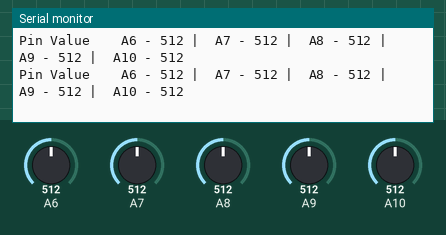
This sketch was run on a simulated Arduino Mega 2560, built with avr-gcc and run on an emulated ATmega2560. Shown: the last lines printed to the serial monitor. The inputs (shaded band) are chosen by the test bench; at power-on: A6 = 512, A7 = 512, A8 = 512, A9 = 512, A10 = 512.

Above: at 2.8 s.
2.9 s: A6 set to 716
At 4.9 s:
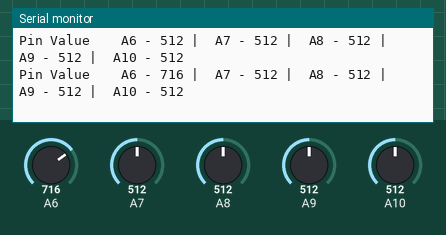
5.6 s: A7 set to 716
At 6.7 s:
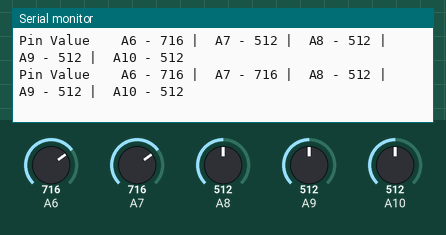
8.3 s: A8 set to 716
At 10.4 s:
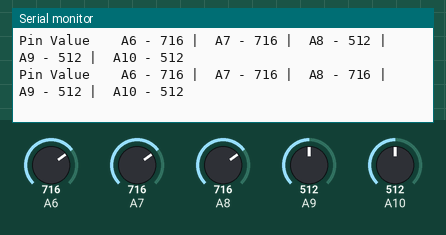
11.0 s: A9 set to 716
At 13.3 s:
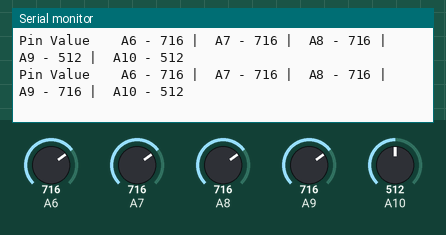
13.7 s: A10 set to 716
At 15.1 s:
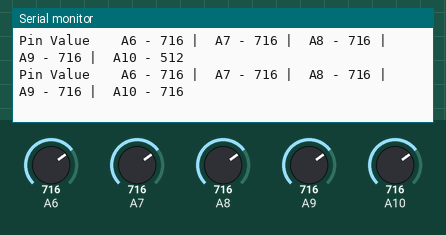
16.4 s: A6 set to 992
At 18.8 s:
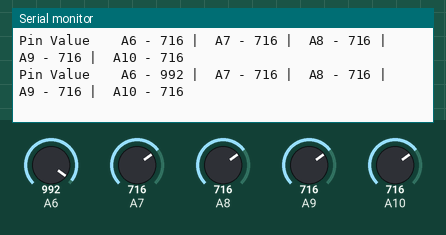
Timing chart, 0 to 20.1 s (numbered marks = the images above; inputs shaded):
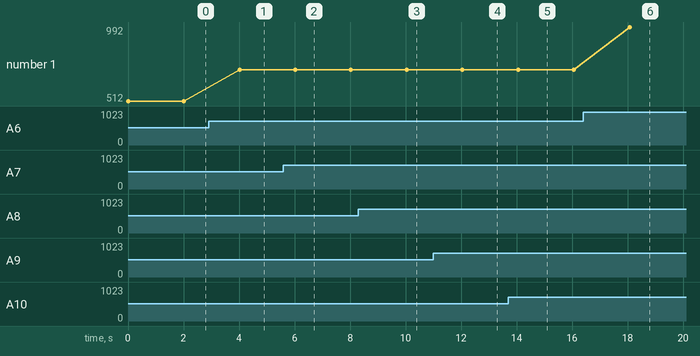

Measured:
- after the input at 2.9 s, the serial monitor: prints a new line after 1.1 s (image 1)
- after the input at 5.6 s, the serial monitor: prints a new line after 0.42 s (image 2)
- after the input at 8.3 s, the serial monitor: prints a new line after 1.7 s (image 3)
- after the input at 11.0 s, the serial monitor: prints a new line after 1.0 s (image 4)
- after the input at 13.7 s, the serial monitor: prints a new line after 0.36 s (image 5)
- after the input at 16.4 s, the serial monitor: prints a new line after 1.7 s (image 6)
- plotted number 1: 512 → 716 after the input at 2.9 s, 716 → 992 after the input at 16.4 s

The sketch:

WaterLevelRHL.ino
```cpp
void setup()
{
  Serial.begin(9600);
}

void loop()
{

  int waterA6 = analogRead(A6); // read input value
  int waterA7 = analogRead(A7); // read input value
  int waterA8 = analogRead(A8); // read input value
  int waterA9 = analogRead(A9); // read input value
  int waterA10 = analogRead(A10); // read input value


  Serial.print("Pin Value   ");

  Serial.print(" A6 - ");
  Serial.print(waterA6);
  Serial.print(" | ");
  Serial.print(" A7 - ");
  Serial.print(waterA7);
  Serial.print(" | ");
  Serial.print(" A8 - ");
  Serial.print(waterA8);
  Serial.print(" | ");
  Serial.print(" A9 - ");
  Serial.print(waterA9);
  Serial.print(" | ");
  Serial.print(" A10 - ");
  Serial.println(waterA10);

  delay(2000);

}
```
